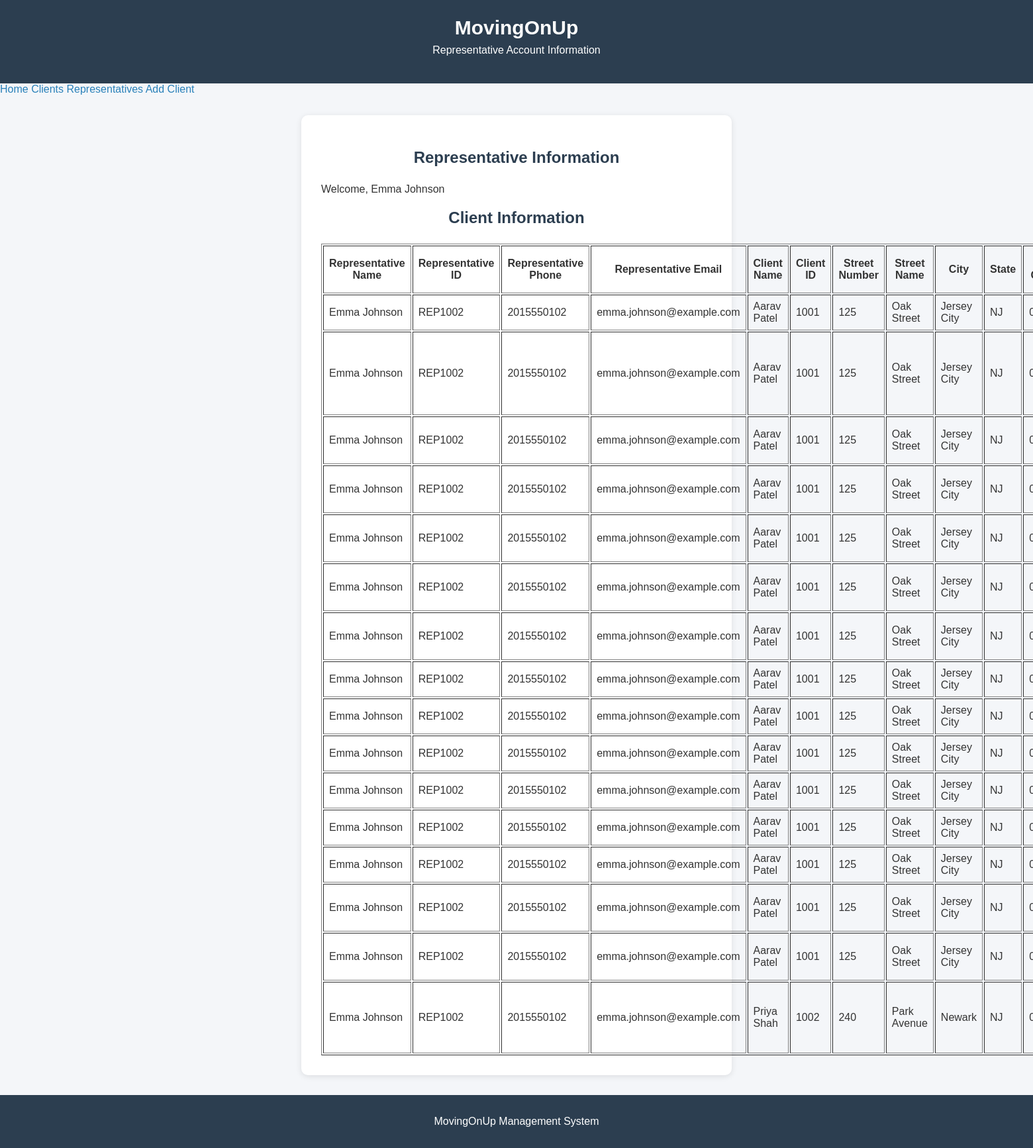
The page /search.php (signed in) on the database its author committed.
### tables this page shows
CREATE TABLE `movingrepresentatives` (
  `RepID` int(11) NOT NULL,
  `FirstName` varchar(50) NOT NULL,
  `LastName` varchar(50) NOT NULL,
  `RepPassword` varchar(255) NOT NULL,
  `RepNumber` varchar(20) NOT NULL,
  `PhoneNumber` varchar(20) NOT NULL,
  `Email` varchar(100) NOT NULL
);

CREATE TABLE `clients` (
  `ClientID` int(11) NOT NULL,
  `FirstName` varchar(50) NOT NULL,
  `LastName` varchar(50) NOT NULL
);

CREATE TABLE `clientpersonalinfo` (
  `ClientID` int(11) NOT NULL,
  `StreetNumber` varchar(10) NOT NULL,
  `StreetName` varchar(100) NOT NULL,
  `City` varchar(50) NOT NULL,
  `State` varchar(50) NOT NULL,
  `ZipCode` varchar(10) NOT NULL,
  `PhoneNumber` varchar(20) NOT NULL
);

### search.php (the view, shortened to what this page needs)
<?php
include 'db_connect.php';
$repID = $_SESSION['RepID'];
$sql = "SELECT
            mr.FirstName AS RepFirstName,
            mr.LastName AS RepLastName,
            mr.RepNumber,
            mr.PhoneNumber AS RepPhone,
            mr.Email AS RepEmail,
            c.ClientID,
            c.FirstName AS ClientFirstName,
            c.LastName AS ClientLastName,
            pi.StreetNumber,
            pi.StreetName,
            pi.City,
            pi.State,
            pi.ZipCode,
            pi.PhoneNumber AS ClientPhone,
            mi.MovingID,
            mi.NewStreetNumber,
            mi.NewStreetName,
            mi.NewCity,
            mi.NewState,
            mi.NewZipCode,
            mi.MovingDate,
            mi.TotalWeight,
            mi.TotalCost,
            si.Instructions
        FROM movingrepresentatives mr
        INNER JOIN representativeclients rc
            ON mr.RepID = rc.RepID
        INNER JOIN clients c
            ON rc.ClientID = c.ClientID
        INNER JOIN clientpersonalinfo pi
            ON c.ClientID = pi.ClientID
        INNER JOIN clientmovinginfo mi
            ON c.ClientID = mi.ClientID
        LEFT JOIN specialinstructions si
            ON mi.MovingID = si.MovingID
        WHERE mr.RepID = ?";
$stmt = $conn->prepare($sql);
$stmt->bind_param("i", $repID);
$stmt->execute();
$result = $stmt->get_result();
?>
<!DOCTYPE html>
<html>
<head>
    <link rel="stylesheet" href="style.css">
</head>
<body>
<header>
    <h1>MovingOnUp</h1>
    <p>Representative Account Information</p>
</header>
<nav>
    <a href="index.php">Home</a>
    <a href="clients.php">Clients</a>
    <a href="representatives.php">Representatives</a>
    <a href="add_client.php">Add Client</a>
</nav>
<main>
    <h2>Representative Information</h2>
    <?php if ($result->num_rows > 0): ?>
        <p>
            Welcome,
            <?php
            $row = $result->fetch_assoc();
            echo htmlspecialchars(
                $row['RepFirstName'] . " " . $row['RepLastName']
            );
            ?>
        </p>
        <h2>Client Information</h2>
        <table border="1" cellpadding="8">
            <tr>
                <th>Representative Name</th>
                <th>Representative ID</th>
                <th>Representative Phone</th>
                <th>Representative Email</th>
                <th>Client Name</th>
                <th>Client ID</th>
                <th>Street Number</th>
                <th>Street Name</th>
                <th>City</th>
                <th>State</th>
                <th>Zip Code</th>
            </tr>
            <?php
            do {
            ?>
            <tr>
                <td><?php echo htmlspecialchars($row['RepFirstName'] . " " . $row['RepLastName']); ?></td>
                <td><?php echo htmlspecialchars($row['RepNumber']); ?></td>
                <td><?php echo htmlspecialchars($row['RepPhone']); ?></td>
                <td><?php echo htmlspecialchars($row['RepEmail']); ?></td>
                <td><?php echo htmlspecialchars($row['ClientFirstName'] . " " . $row['ClientLastName']); ?></td>
                <td><?php echo htmlspecialchars($row['ClientID']); ?></td>
                <td><?php echo htmlspecialchars($row['StreetNumber']); ?></td>
                <td><?php echo htmlspecialchars($row['StreetName']); ?></td>
                <td><?php echo htmlspecialchars($row['City']); ?></td>
                <td><?php echo htmlspecialchars($row['State']); ?></td>
                <td><?php echo htmlspecialchars($row['ZipCode']); ?></td>
            </tr>
            <?php
            } while ($row = $result->fetch_assoc());
            ?>
        </table>
    <?php else: ?>
        <p>No client records were found for this representative.</p>
    <?php endif; ?>
</main>
<footer>
    <p>MovingOnUp Management System</p>
</footer>
</body>
</html>

### style.css (style rules this page uses)
* { box-sizing: border-box; }
body { font-family: Arial, sans-serif; background-color: #f4f6f9; margin: 0; padding: 0; color: #333; }
header { background-color: #2c3e50; color: white; text-align: center; padding: 25px; }
header h1 { margin: 0; font-size: 30px; }
header p { margin-top: 8px; font-size: 16px; }
main { width: 90%; max-width: 650px; margin: 30px auto; padding: 30px; background-color: white; border-radius: 10px; box-shadow: 0 2px 10px rgba(0, 0, 0, 0.1); }
h2 { text-align: center; color: #2c3e50; margin-bottom: 25px; }
a { color: #2980b9; text-decoration: none; }
footer { text-align: center; background-color: #2c3e50; color: white; padding: 15px; margin-top: 30px; }

### rows shown on the page
movingrepresentatives: FirstName+LastName "Emma Johnson", RepNumber "REP1002", PhoneNumber "2015550102", Email "emma.johnson@example.com", clients.FirstName+LastName "Aarav Patel", clients.ClientID "1001", clientpersonalinfo.StreetNumber "125", clientpersonalinfo.StreetName "Oak Street", clientpersonalinfo.City "Jersey City", clientpersonalinfo.State "NJ", clients.FirstName+LastName "Priya Shah", clients.ClientID "1002", clientpersonalinfo.StreetNumber "240", clientpersonalinfo.StreetName "Park Avenue", clientpersonalinfo.City "Newark"
